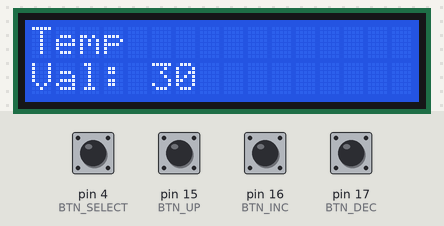
The sketch below on a simulated Arduino Uno, built with avr-gcc and run on an emulated ATmega328P. Shown: 16×2 character LCD. The inputs (shaded band) are chosen by the test bench; at power-on: pin 4 (BTN_SELECT), pin 15 (BTN_UP), pin 16 (BTN_INC), pin 17 (BTN_DEC) HIGH.

Above: at 2.2 s.
2.3 s: pin 15 (BTN_UP) pulled LOW for 1 s
At 2.77 s:
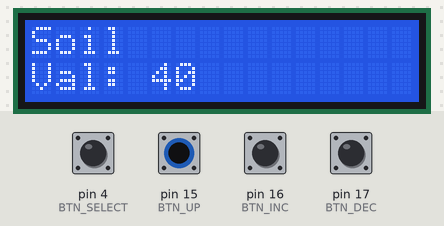
5.0 s: pin 4 (BTN_SELECT) pulled LOW for 3.2 s
At 8.9 s:
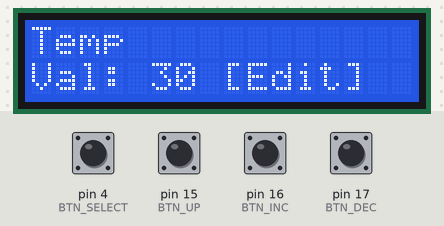
9.7 s: pin 15 (BTN_UP) pulled LOW for 0.15 s
At 10.6 s:
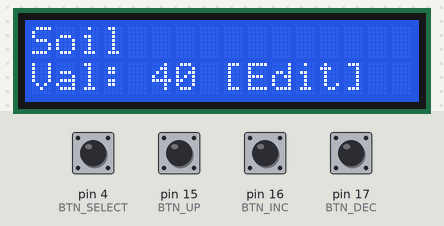
12.8 s: pin 16 (BTN_INC) pulled LOW for 0.15 s
At 13.5 s:
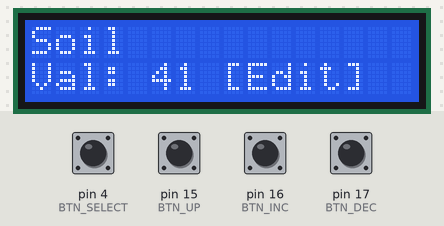
15.9 s: pin 17 (BTN_DEC) pulled LOW for 0.15 s
At 17.1 s:
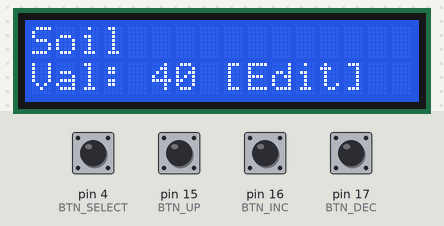
19.0 s: pin 4 (BTN_SELECT) pulled LOW for 0.15 s
At 19.8 s:
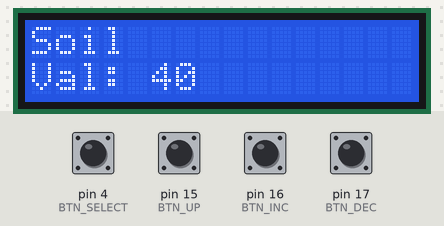
Timing chart, 0 to 22.0 s (numbered marks = the images above; inputs shaded):
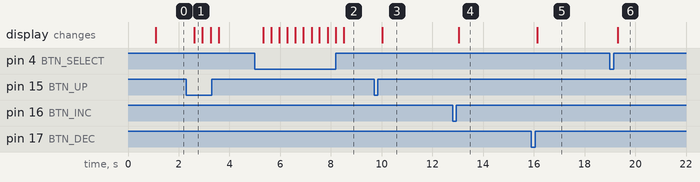

Measured:
- after the input at 2.3 s, the display: changes after 0.32 s (image 1)
- after the input at 5.0 s, the display: changes after 0.33 s (image 2)
- after the input at 9.7 s, the display: changes after 0.32 s (image 3)
- after the input at 12.8 s, the display: changes after 0.24 s (image 4)
- after the input at 15.9 s, the display: changes after 0.24 s (image 5)
- after the input at 19.0 s, the display: changes after 0.32 s (image 6)

The sketch:

ControlPanal.ino
```cpp
#include <Wire.h>
#include <LiquidCrystal_I2C.h>

LiquidCrystal_I2C lcd(0x27, 16, 2);

#define BTN_UP       15
#define BTN_SELECT   4
#define BTN_INC      16
#define BTN_DEC      17

int tempThreshold = 30;
int humidityThreshold = 50;
int gasThreshold = 200;
int soilThreshold = 40;

int currentSensor = 0;
bool inEditMode = false;

String sensorNames[4] = {"Temp", "Humidity", "Gas", "Soil"};

void setup() {
  Serial.begin(115200);
  lcd.init();
  lcd.backlight();

  pinMode(BTN_UP, INPUT_PULLUP);
  pinMode(BTN_SELECT, INPUT_PULLUP);
  pinMode(BTN_INC, INPUT_PULLUP);
  pinMode(BTN_DEC, INPUT_PULLUP);

  lcd.setCursor(0, 0);
  lcd.print("Control Panel");
  delay(1000);
  lcd.clear();
}

void loop() {
  displayMenu();

  //  Moving around sensors
  if (digitalRead(BTN_UP) == LOW) {
    currentSensor = (currentSensor - 1 + 4) % 4;
    delay(300);
  }

  // Chose edit mode
  if (digitalRead(BTN_SELECT) == LOW) {
    inEditMode = !inEditMode;
    delay(300);
  }

  // change value
  if (inEditMode) {
    if (digitalRead(BTN_INC) == LOW) {
      changeValue(currentSensor, 1);
      delay(200);
    }
    if (digitalRead(BTN_DEC) == LOW) {
      changeValue(currentSensor, -1);
      delay(200);
    }
  }
}

void displayMenu() {
  lcd.clear();
  lcd.setCursor(0, 0);
  lcd.print(sensorNames[currentSensor]);

  lcd.setCursor(0, 1);
  lcd.print("Val: ");
  lcd.print(getSensorValue(currentSensor));

  if (inEditMode) {
    lcd.print(" [Edit]");
  }
}

int getSensorValue(int index) {
  switch (index) {
    case 0: return tempThreshold;
    case 1: return humidityThreshold;
    case 2: return gasThreshold;
    case 3: return soilThreshold;
    default: return 0;
  }
}

void changeValue(int index, int delta) {
  switch (index) {
    case 0: tempThreshold += delta; break;
    case 1: humidityThreshold += delta; break;
    case 2: gasThreshold += delta; break;
    case 3: soilThreshold += delta; break;
  }
}
```
